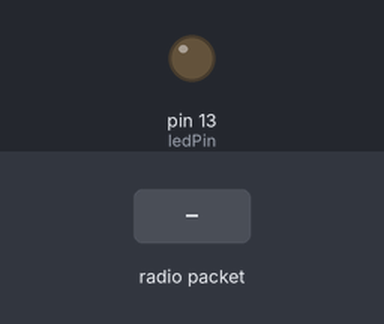
The sketch below on a simulated Arduino Uno, built with avr-gcc and run on an emulated ATmega328P. Parts: output pins drawn as LEDs (lit = HIGH). The test bench sets the inputs (shaded band). No radio packets arrive unless stated; what the sketch prints to the serial monitor is not drawn.

Above: at 1.2 s.
1.3 s: radio packet "1" arrives
Timing chart, 0 to 4.3 s (numbered marks = the images above; inputs shaded):
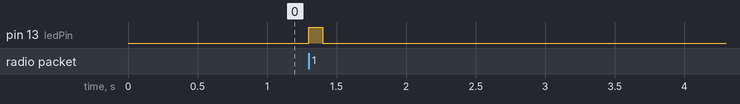

Measured:
- after the input at 1.3 s, pin 13 (ledPin): LOW → HIGH at once, → LOW 0.10 s later

The sketch:

reciever_code.ino
```cpp
/*  1310a - RF422 receiver
 *
 * This sketch will receive the "hello" message from the transmitter, using
 * a low-cost 422Mhz radio module.
 *
 *
 * This sketch was adapted by Peter Dalmaris for Arduino Step by Step from the
 * original that ships with the Radiohead library.
 *
 * Components
 * ----------
 *  - Arduino Uno
 *  - 433MHz receiver XY-MK-5V
 *  - Jumper wires
 *  - 1 x LED
 *  - 1 x 330 Ohm resistor
 *
 *  Libraries
 *  ---------
 *  - VirtualWire
 *
 * Connections
 * -----------
 * Arduino Uno and XY-MK-5V:
 *
 *  Arduino Uno   |      XY-MK-5V
 *  ------------------------------
 *        5V      |       VCC
 *        GND     |       GND
 *        12      |       RX
 *
 *  For documentation, please see http://www.airspayce.com/mikem/arduino/RadioHead/index.html
 *
 *  Created on October 20 2017 by Peter Dalmaris, Tech Explorations, txplore.com
 *
 */
// ask_receiver.pde
// -*- mode: C++ -*-
// Simple example of how to use RadioHead to receive messages
// with a simple ASK transmitter in a very simple way.
// Implements a simplex (one-way) receiver with an Rx-B1 module

#include <RH_ASK.h>
#include <SPI.h> // Not actualy used but needed to compile

const int ledPin = 13;  // change it back to 7 when wiring
const int rx_pin = 12;

// Create the receiver object.
// Even though this example ciruit only includes a receiver, we still
// need to provide a pin allocation for the transmitter. In the example,
// I allocate pin 12 to the receiver and transmitter in order to not
// waste an Arduino pin that will not actually be used. If you decide
// to attach a transmitter, change the receiver pin to the actual pin used
// by the receiver.
// The constructor parameters are:
// speed, rxPin, txPin, pttPin, and pttInverted (see documentation for
// description of pin roles).
RH_ASK driver(2000, rx_pin, 12, 10);

void setup()
{
    Serial.begin(9600);  // Debugging only

    if (!driver.init())
         Serial.println("init failed");

    pinMode(ledPin, OUTPUT);

    // set initial LED state
    digitalWrite(ledPin, LOW);

    Serial.println("Receiver started");
}

void loop()
{
    uint8_t buf[RH_ASK_MAX_MESSAGE_LEN];
    uint8_t buflen = sizeof(buf);

    if (driver.recv(buf, &buflen)) // Non-blocking
    {
      int i;
      digitalWrite(ledPin, true); // Flash a light to show received good message
      // Message with a good checksum received, dump it.
//      driver.printBuffer("Got:", buf, buflen);
      Serial.print("Got: ");

      for (i = 0; i < buflen; i++)
      {
          Serial.print(buf[i], HEX);
          Serial.print(" (");
          Serial.print(char(buf[i]));
          Serial.print(") ");
      }

      Serial.println("");
      delay(100);
      digitalWrite(ledPin, false);
    }

}
```
